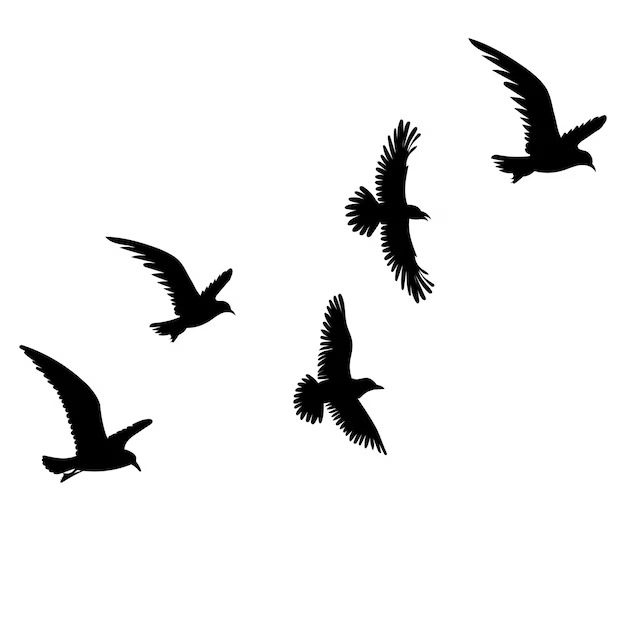
#> input picture assets/B&W_birds.jpg, 626 x 626 px
$ jupyter execute 9contours.ipynb
#> lines starting #> are read from the running program, lines starting #| are printed output that depends on the picture; after the words box and inside, x2 and y2 are one past the last pixel; in counts of white or black regions, pixels touching at a corner belong together
[cell 1]
import os
import cv2

img = cv2.imread(os.path.join('..', 'assets', 'B&W_birds.jpg'))
#> img is the input picture: shape (626, 626, 3); min 0, max 255, mean 238
cv2.imshow('Original Image', img)
cv2.waitKey(0)
cv2.destroyAllWindows()

[cell 2]
grey_img = cv2.cvtColor(img, cv2.COLOR_BGR2GRAY)
ret , thresh =cv2.threshold(grey_img, 127, 255, cv2.THRESH_BINARY_INV) # ret is the threshold value used, here 127, thresh is the thresholded image
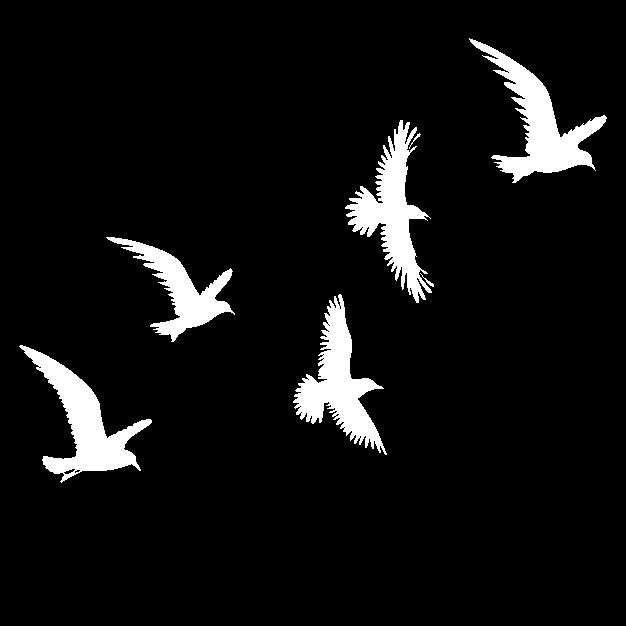
#> thresh: shape (626, 626); 6.7% white; 7 white regions
cv2.imshow('Thresholded Image', thresh)
cv2.waitKey(0)
cv2.destroyAllWindows()

[cell 3]
contours,hierarchy = cv2.findContours(thresh, 1, 2) # 1 means cv2.RETR_LIST , 2 means cv2.CHAIN_APPROX_SIMPLE
#> contours = 24 contours, 18 with area under 20; largest, box (x1, y1, x2, y2) and area: (469, 38, 607, 183) 5387, (19, 345, 152, 483) 5264, (293, 294, 387, 455) 5124, (345, 120, 432, 303) 5069, (106, 237, 235, 342) 3570, (63, 468, 76, 475) 37

Here is the very brief breakdown of those two flags:

* **`cv2.RETR_LIST` (Retrieval Mode):** This tells OpenCV to find **all** contours but **ignore any hierarchy** (relationship). It gives you a simple, flat list of every single shape found, without caring if one shape is inside another (like a nested box).
* **`cv2.CHAIN_APPROX_SIMPLE` (Approximation Method):** This is a memory-saving trick. Instead of storing every single pixel along a straight line, it only stores the **endpoints**.
* *Example:* For a rectangle, instead of saving hundreds of points along the edges, it saves just the **4 corner points**.

---

[cell 4]
for cnt in contours:
    print("Contour Area: ", cv2.contourArea(cnt))

    # all the small contours will be noise, we can filter them out
    if cv2.contourArea(cnt) > 1000:
        # cv2.drawContours(img, [cnt], 0, (255,0,0), 3) # draw only the filtered contours
        x1, y1, w, h = cv2.boundingRect(cnt)
        cv2.rectangle(img, (x1, y1), (x1+w, y1+h), (255,0,0), 3)
#> this loop made 24 passes
#> (x1, y1, w, h) on passes 12, 17, 19, 22, 24: (19, 345, 133, 138), (293, 294, 94, 161), (106, 237, 129, 105), (345, 120, 87, 183), (469, 38, 138, 145)
#> cnt on passes 4, 6, 7, 8, 10, 11: [[343, 427], [344, 426], [345, 427], [344, 428]], [[300, 412], [301, 411], [302, 412], [301, 413]], [[299, 406], [300, 405], [301, 406], [300, 407]], [[307, 379], [308, 378], [309, 379], [308, 380]], [[322, 358], [323, 357], [324, 358], [323, 359]], [[322, 354], [323, 353], [324, 354], [323, 355]]
#| Contour Area:  13.5
#| Contour Area:  37.0
#| Contour Area:  4.0
#| Contour Area:  2.0
#| Contour Area:  7.0
#| Contour Area:  2.0
#| Contour Area:  2.0
#| Contour Area:  2.0
#> (further printed lines are left out)
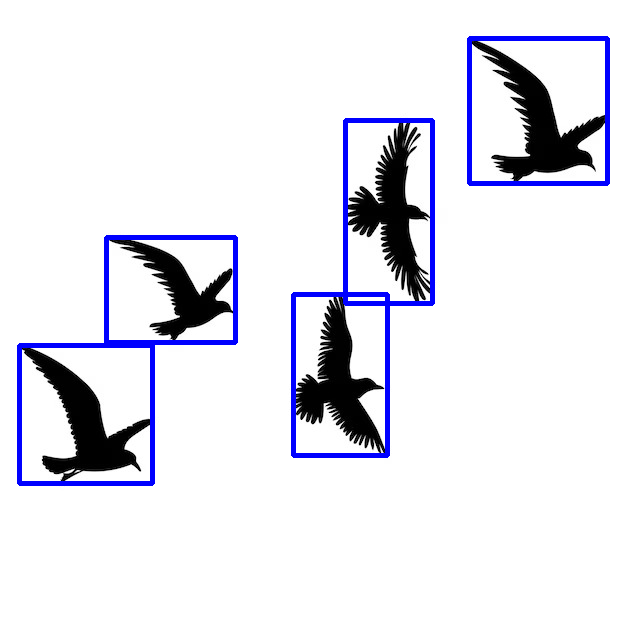
#> img: shape (626, 626, 3); 3.3% of pixels changed, all inside (x1, y1, x2, y2) = (17, 36, 610, 486)

cv2.imshow('Filtered Contours', img)
cv2.waitKey(0)
cv2.destroyAllWindows()

[cell 5]
cnt = contours[0]
#> cnt = contour of 10 points, box (x1, y1, x2, y2) (74, 469, 81, 474), area 14
print("Number of contours found = ", len(contours))
#| Number of contours found =  24
print("First contour = ", cnt)
#| First contour =  [[[ 76 470]]
#|  [[ 77 469]]
#|  [[ 79 469]]
#|  [[ 80 470]]
#|  [[ 78 472]]
#|  [[ 76 472]]
#|  [[ 75 473]]
#|  [[ 74 472]]
#|  [[ 74 471]]
#|  [[ 75 470]]]
cv2.drawContours(img, contours, -1, (0,255,0), 3) # -1 means draw all contours
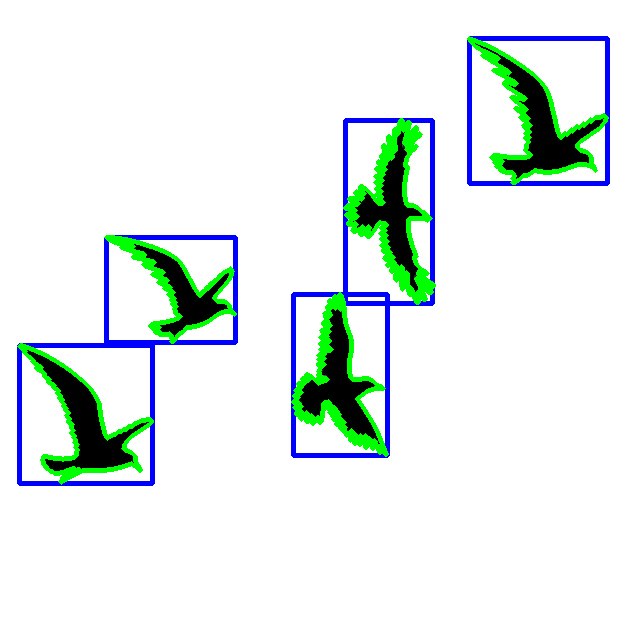
#> img: shape (626, 626, 3); 4.05% of pixels changed, all inside (x1, y1, x2, y2) = (17, 36, 609, 485)
cv2.imshow('Contours', img)
cv2.waitKey(0)
cv2.destroyAllWindows()

#### **Optional**

[cell 6]
# *Optional*
for cnt in contours:
    approx = cv2.approxPolyDP(cnt, 0.01*cv2.arcLength(cnt, True), True)
    print("Number of vertices = ", len(approx))
    if len(approx) == 3:
        shape_name = "Triangle"
    elif len(approx) == 4:
        shape_name = "Quadrilateral"
    elif len(approx) == 5:
        shape_name = "Pentagon"
    elif len(approx) == 6:
        shape_name = "Hexagon"
    else:
        shape_name = "Circle"

    M = cv2.moments(cnt)
    if M['m00'] != 0:
        cx = int(M['m10']/M['m00'])
        cy = int(M['m01']/M['m00'])
    else:
        cx, cy = 0, 0

    cv2.putText(img, shape_name, (cx, cy), cv2.FONT_HERSHEY_SIMPLEX, 0.5, (255, 0, 0), 2)
#> this loop made 24 passes
#> (approx, shape_name, cx, cy) on passes 4, 6, 7, 8, 10, 11, 13, 14, 15: ([[343, 427], [344, 426], [345, 427], [344, 428]], 'Quadrilateral', 344, 427), ([[300, 412], [301, 411], [302, 412], [301, 413]], 'Quadrilateral', 301, 412), ([[299, 406], [300, 405], [301, 406], [300, 407]], 'Quadrilateral', 300, 406), ([[307, 379], [308, 378], [309, 379], [308, 380]], 'Quadrilateral', 308, 379), ([[322, 358], [323, 357], [324, 358], [323, 359]], 'Quadrilateral', 323, 358), ([[322, 354], [323, 353], [324, 354], [323, 355]], 'Quadrilateral', 323, 354), ([[327, 331], [328, 330], [329, 331], [328, 332]], 'Quadrilateral', 328, 331), ([[328, 325], [329, 324], [330, 325], [329, 326]], 'Quadrilateral', 329, 325), ([[327, 324], [328, 323], [329, 324], [328, 325]], 'Quadrilateral', 328, 324)
#> (shape_name, cx, cy) on passes 1, 2, 3, 5, 9, 12: ('Circle', 76, 470), ('Circle', 68, 471), ('Hexagon', 360, 436), ('Hexagon', 337, 414), ('Hexagon', 39, 367), ('Circle', 84, 423)
#| Number of vertices =  10
#| Number of vertices =  12
#| Number of vertices =  6
#| Number of vertices =  4
#| Number of vertices =  6
#| Number of vertices =  4
#| Number of vertices =  4
#| Number of vertices =  4
#> (further printed lines are left out)
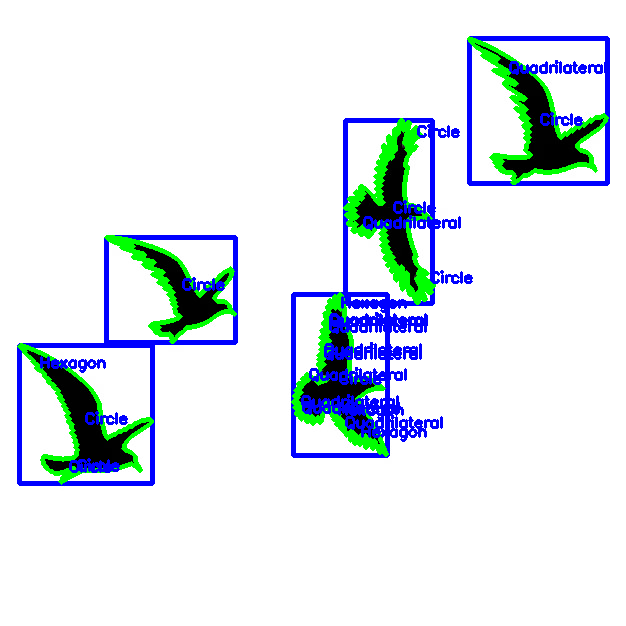
#> img: shape (626, 626, 3); 2.58% of pixels changed, all inside (x1, y1, x2, y2) = (40, 60, 605, 473)


cv2.imshow('Shapes Detected', img)
cv2.waitKey(0)
cv2.destroyAllWindows()
